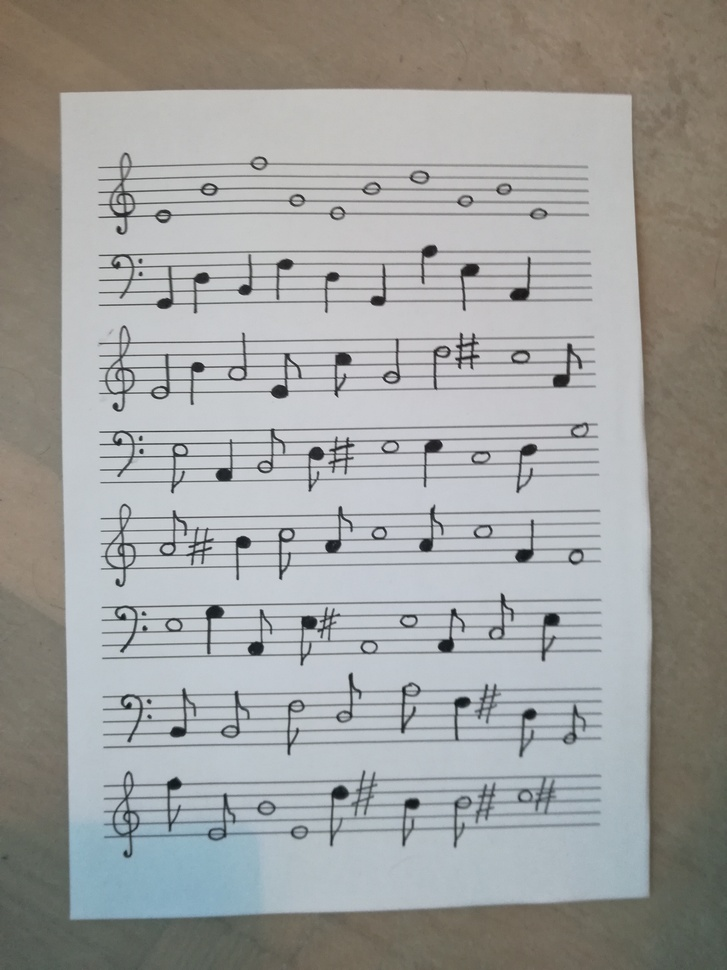
#> input picture Zdjęcia pięciolinia/IMG_20191107_102855.jpg, 727 x 970 px, shrunk from 2448 x 3264 before the run, found by its file name
$ jupyter execute --allow-errors 'Find Paper.ipynb'   (shell and % lines are left out)
#> lines starting #> are read from the running program, lines starting #| are printed output that depends on the picture; after the words box and inside, x2 and y2 are one past the last pixel; in counts of white or black regions, pixels touching at a corner belong together
[cell 1]
from pylab import *
import skimage
from matplotlib import pylab as plt
import numpy as np
from numpy import array
from IPython.display import display
from ipywidgets import interact, interactive, fixed
from ipywidgets import *
from ipykernel.pylab.backend_inline import flush_figures
from skimage import filters, io
import sys
import math
import cv2 as cv
import numpy as np

[cell 2]
planes0 = [
    'IMG_20191107_102855.jpg',
'IMG_20191107_102852.jpg',
'IMG_20191107_102844.jpg',
'IMG_20191107_102828.jpg',
'IMG_20191107_102826.jpg',
'IMG_20191107_102810.jpg',
'IMG_20191107_102807.jpg',
'IMG_20191107_102759.jpg',
'IMG_20191107_102755.jpg',
'IMG_20191107_102751.jpg',
'IMG_20191107_102750.jpg',
'IMG_20191107_102644.jpg',
'IMG_20191107_102631.jpg',
'IMG_20191107_102613.jpg',
'IMG_20191107_102609.jpg',
'IMG_20191107_102606.jpg',
'IMG_20191107_102555.jpg',
'IMG_20191107_102552.jpg',
'IMG_20191107_102548.jpg',
'IMG_20191107_102243.jpg',
'IMG_20191107_102239.jpg',
'IMG_20191107_102226.jpg',
'IMG_20191107_102149.jpg',
'IMG_20191107_102120.jpg',
'IMG_20191107_102100.jpg',
'IMG_20191107_101755.jpg',
'IMG_20191107_101712.jpg',
'IMG_20191107_101706.jpg',
'IMG_20191107_101657.jpg',
'IMG_20191107_101645.jpg',
'IMG_20191107_101645(1).jpg',
'IMG_20191107_102425_005.jpg',
'IMG_20191107_102845_1.jpg']

planes1 = [
    'IMG_20191107_102855.jpg',
'IMG_20191107_102852.jpg',
'IMG_20191107_102844.jpg',
'IMG_20191107_102828.jpg',
'IMG_20191107_102826.jpg',
'IMG_20191107_102810.jpg']
planes1 = [
    'IMG_20191107_102855.jpg']
planes = []
for plane in planes1:
    planes.append('Zdjęcia pięciolinia/5/' + plane)
print(planes)

[cell 3]
plt.figure(figsize=(50,26))
#> (this line was passed over: IPython is not available in this run)
plt.subplots_adjust(left=0, bottom=0,right=0.985,hspace=0,wspace=0)
#> (this line was passed over: IPython is not available in this run)
#> `image = skimage.io.imread(path, as_gray=True)`:
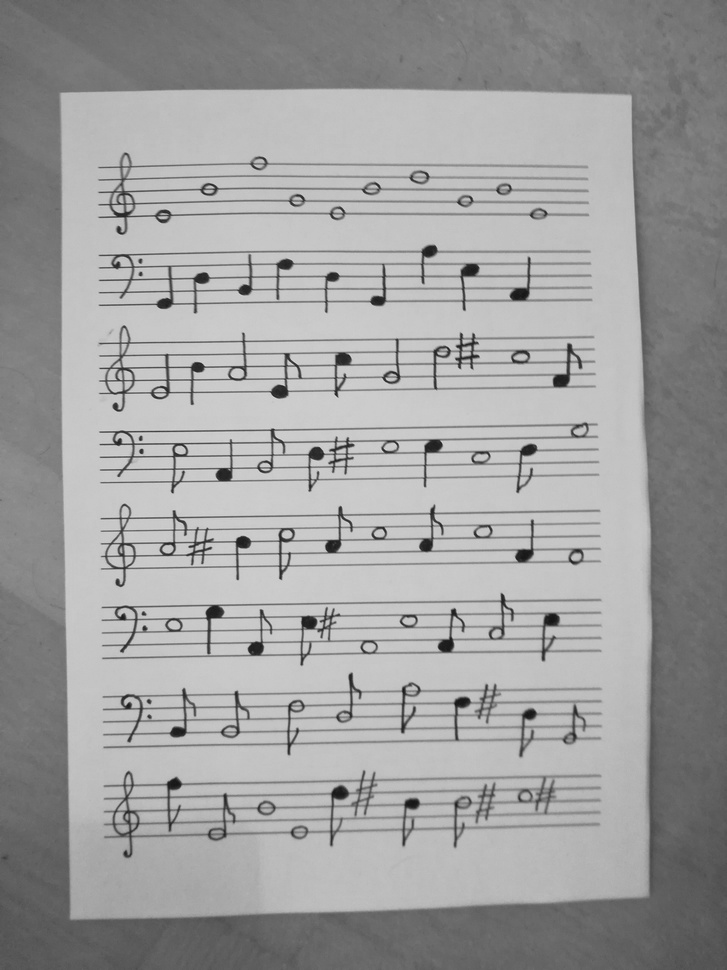
#> image: shape (970, 727) float64; min 0.083, max 0.867, mean 0.627
#> `image = image > filters.threshold_otsu(image)`:
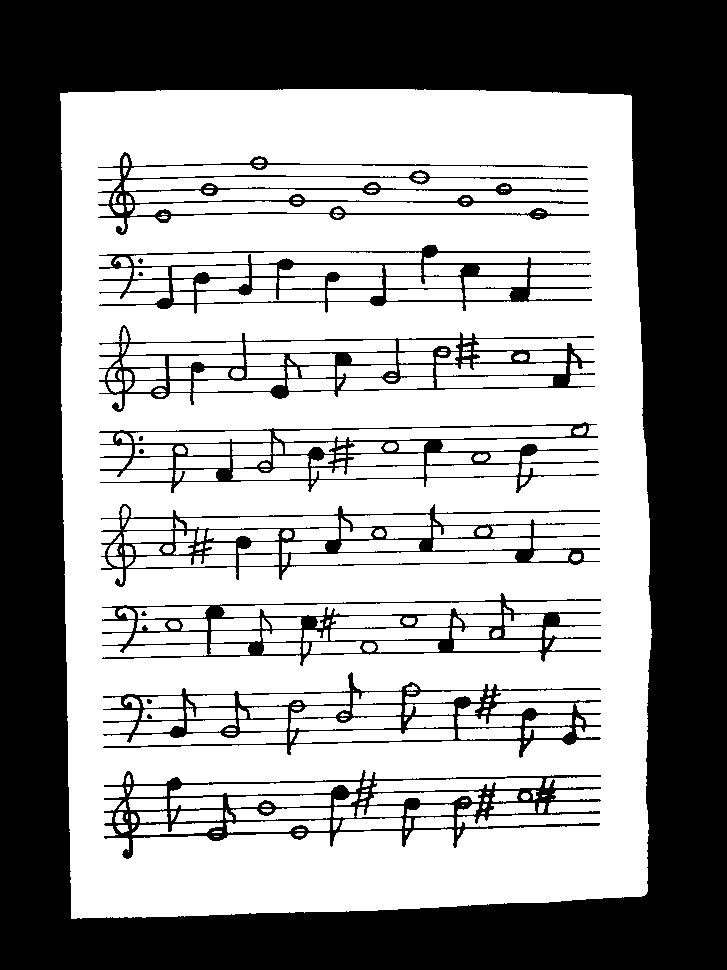
#> image: shape (970, 727) bool; 59.8% white; 16 black regions (3 under 20 px), largest, box (x1, y1, x2, y2) and area: (0, 0, 727, 970) 230833, (104, 770, 601, 859) 8516, (103, 672, 601, 758) 6826
#> `image = filters.sobel(image)`:
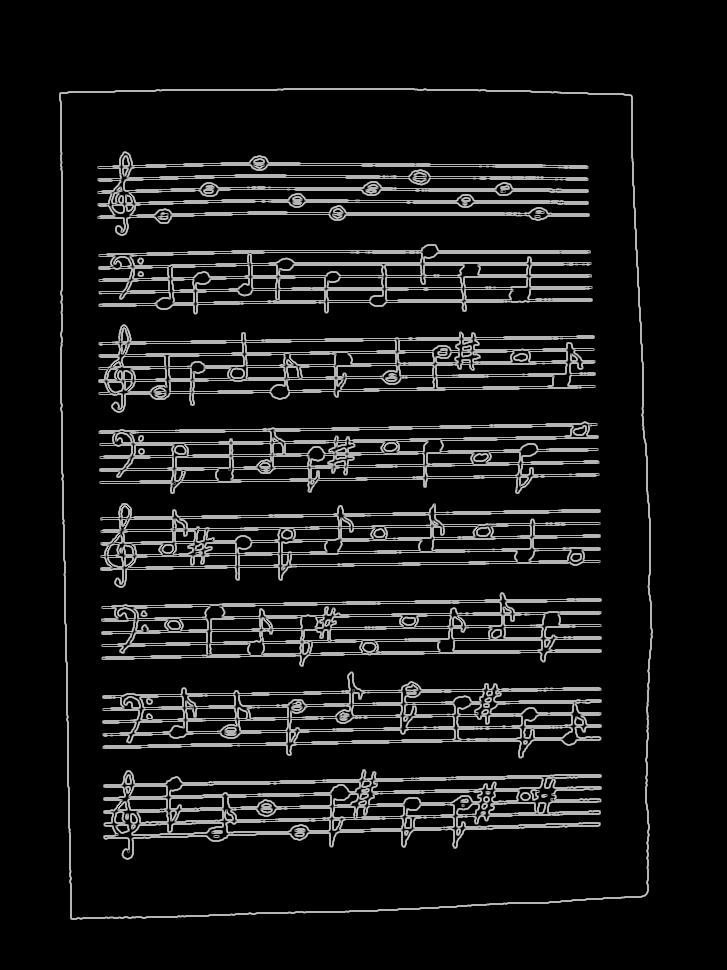
#> image: shape (970, 727) float64; min 0, max 0.791, mean 0.0845
i = 1
t = 140
#> (the rest of this cell did not finish here and is left out)

[cell 4]
filename = planes[0]
src = cv.imread(cv.samples.findFile(filename), cv.IMREAD_GRAYSCALE)
#> src: shape (970, 727); min 21, max 221, mean 159.7
#489, 652
dst = cv.Canny(src, 50, 200, None, 3)
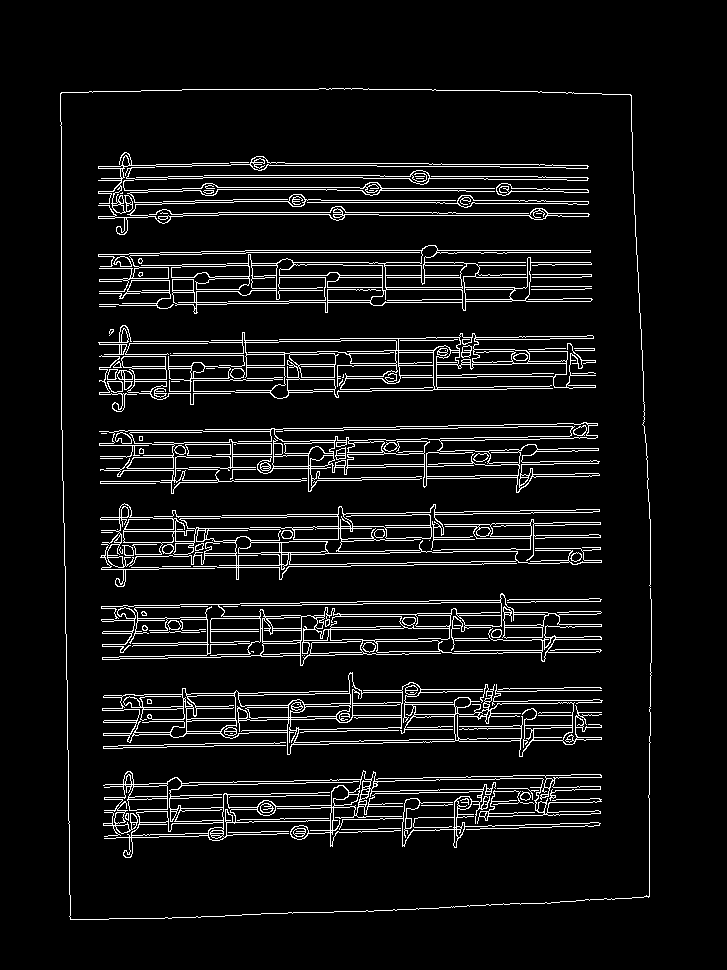
#> dst: shape (970, 727); 7.2% white in thin lines or dots, all inside (x1, y1, x2, y2) = (60, 88, 652, 920)
cdst = cv.cvtColor(dst, cv.COLOR_GRAY2BGR)
cdstP = np.copy(cdst)

lines = cv.HoughLines(dst, 1, np.pi / 180, 150, None, 0, 0)
#> lines = 193 rows, first 8: [532, 1.55], [-54, 3.12], [471, 1.55], [697, 1.55], [749, 1.55], [433, 1.55], [534, 1.55], [473, 1.55]

if lines is not None:
    for i in range(0, len(lines)):
        rho = lines[i][0][0]
        theta = lines[i][0][1]
        a = math.cos(theta)
        b = math.sin(theta)
        x0 = a * rho
        y0 = b * rho
        pt1 = (int(x0 + 1000*(-b)), int(y0 + 1000*(a)))
        pt2 = (int(x0 - 1000*(-b)), int(y0 - 1000*(a)))
        cv.line(cdst, pt1, pt2, (0,0,255), 3, cv.LINE_AA)
#> this loop made 193 passes
#> (rho, theta, a, b, x0, y0, pt1, pt2) on passes 1 to 3: (532, 1.55, 0.0175, 1, 9.28, 531.9, (-990, 549), (1009, 514)), (-54, 3.12, -1, 0.0175, 53.99, -0.942, (36, -1000), (71, 998)), (471, 1.55, 0.0175, 1, 8.22, 470.9, (-991, 488), (1008, 453))
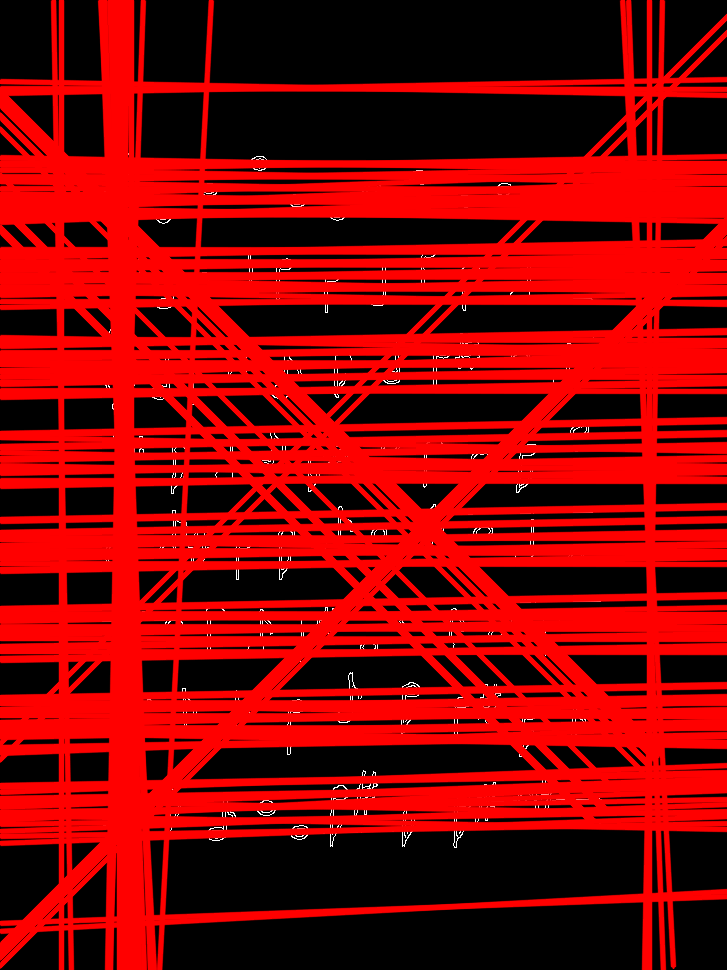
#> cdst: shape (970, 727, 3); mean B, G, R 0.8, 0.8, 137.7


linesP = cv.HoughLinesP(dst, 1, np.pi / 180, 50, None, 50, 10)
#> linesP = 284 rows, first 6: [103, 697, 427, 692], [174, 445, 235, 444], [135, 529, 363, 526], [101, 555, 161, 554], [309, 691, 465, 689], [167, 746, 262, 745]

if linesP is not None:
    for i in range(0, len(linesP)):
        l = linesP[i][0]
        cv.line(cdstP, (l[0], l[1]), (l[2], l[3]), (0,0,255), 3, cv.LINE_AA)
#> this loop made 284 passes
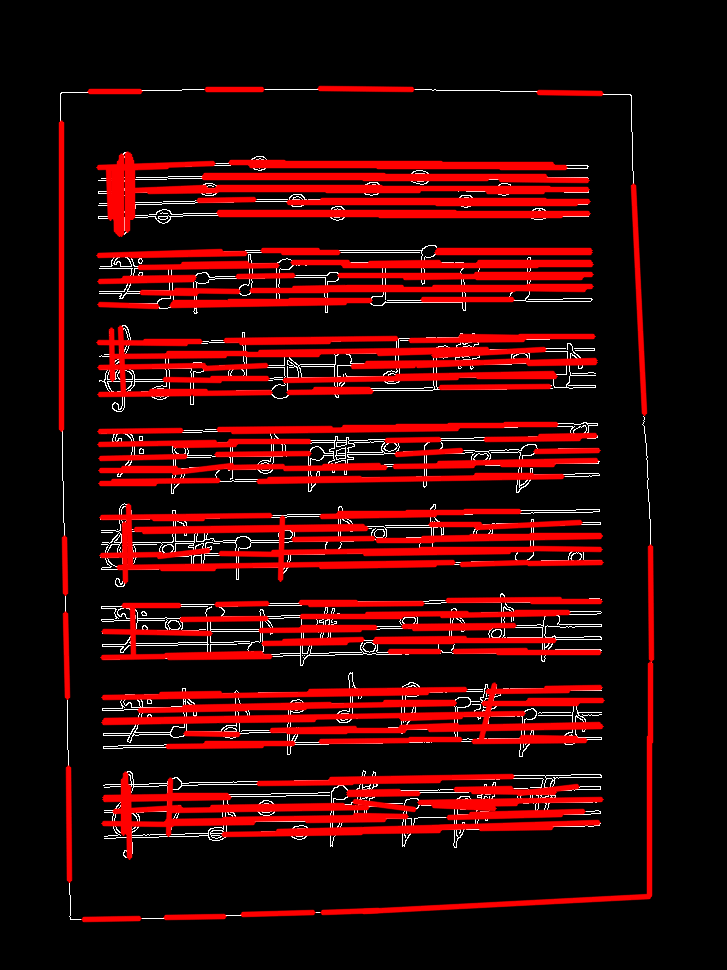
#> cdstP: shape (970, 727, 3); mean B, G, R 5.6, 5.6, 48.8

cv.imshow("Source", src)
cv.imshow("Detected Lines (in red) - Standard Hough Line Transform", cdst)
cv.imshow("Detected Lines (in red) - Probabilistic Line Transform", cdstP)
cv.waitKey(0)
cv.destroyAllWindows()

[cell 5]
filename = planes[0]
src = cv.imread(cv.samples.findFile(filename), cv.IMREAD_GRAYSCALE)
print(src)
#> (printed output is left out)
cv.imshow("Source", src)
cv.waitKey(0)
cv.destroyAllWindows()
